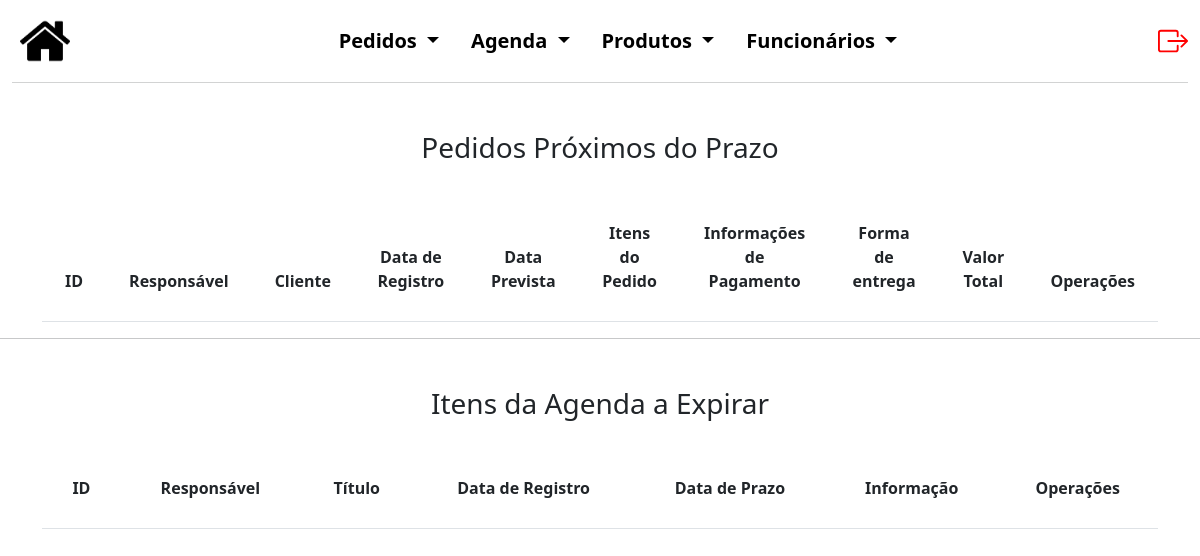
The app's page /admInicial.php (signed in), older data.
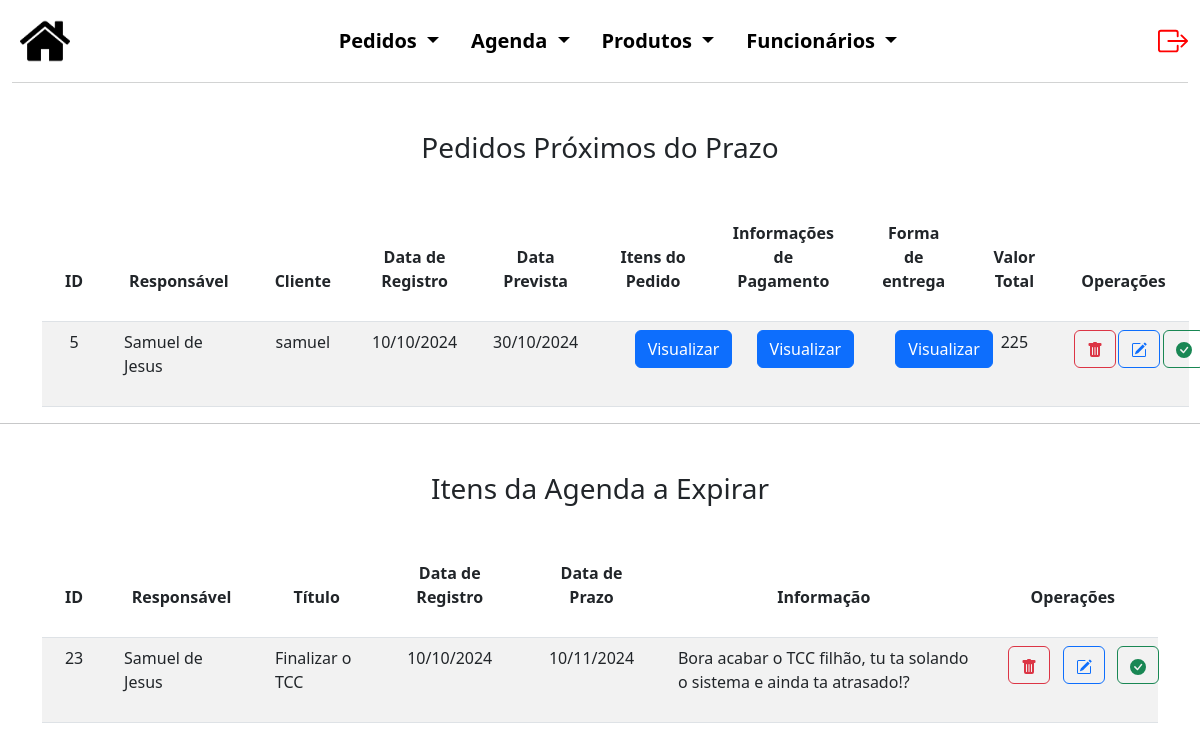
The same page, newer data.
### tables this page shows
CREATE TABLE `pedidos` (
  `codPed` int(5) NOT NULL,
  `cod_func` varchar(50) NOT NULL,
  `tipoPessoa` varchar(50) NOT NULL,
  `nomeCli` varchar(50) NOT NULL,
  `contato` varchar(50) NOT NULL,
  `descr` text NOT NULL,
  `dataPed` date NOT NULL,
  `dataPrev` date NOT NULL,
  `entrega` varchar(50) NOT NULL,
  `logradouro` varchar(50) NOT NULL,
  `numero` int(5) NOT NULL,
  `bairro` varchar(50) NOT NULL,
  `entrada` varchar(50) NOT NULL,
  `valorEnt` decimal(10,0) NOT NULL,
  `valorTotal` decimal(10,0) NOT NULL,
  `cod_itensPed` int(5) NOT NULL
);

CREATE TABLE `agenda` (
  `codAgend` int(5) NOT NULL,
  `cod_func` varchar(50) NOT NULL,
  `titulo` varchar(50) NOT NULL,
  `dataRegistro` date NOT NULL,
  `dataPrazo` date NOT NULL,
  `informacao` varchar(250) NOT NULL
);

### conexao.php (called while the page is built)
<?php
function novaConexao()
{
    $usuario = 'root';
    $senha = '';
    $database = 'digital_print';
    $host = 'localhost';
    try {
        $conexao = new PDO("mysql:host=$host;dbname=$database", $usuario, $senha);
        $conexao->setAttribute(PDO::ATTR_ERRMODE, PDO::ERRMODE_EXCEPTION);
        return $conexao;
    } catch (PDOException $e) {
        die("Falha ao conectar ao banco de dados: " . $e->getMessage());
    }
}
?>

### admInicial.php (the view, shortened to what this page needs)
<?php
require_once('./conexao.php');
$conexao = novaConexao();
$registrosAgenda = [];
$registrosPedido = [];
$erro = false;
try {
    $sql = "SELECT * FROM agenda WHERE dataPrazo BETWEEN CURDATE() AND DATE_ADD(CURDATE(), INTERVAL 31 DAY) ORDER BY dataPrazo ASC LIMIT 0, 5";
    $stmt = $conexao->prepare($sql);
    $stmt->execute();
    $registrosAgenda = $stmt->fetchAll(PDO::FETCH_ASSOC);
    $sql = "SELECT * FROM pedidos WHERE dataPrev BETWEEN CURDATE() AND DATE_ADD(CURDATE(), INTERVAL 31 DAY) ORDER BY dataPrev ASC LIMIT 0, 5";
    $stmt = $conexao->prepare($sql);
    $stmt->execute();
    $registrosPedido = $stmt->fetchAll(PDO::FETCH_ASSOC);
} catch (PDOException $e) {
    $erro = true;
    echo "Erro: " . $e->getMessage();
}
?>
<!DOCTYPE html>
<html lang="pt-br">
<head>
    <link href="https://cdn.jsdelivr.net/npm/bootstrap@5.3.0/dist/css/bootstrap.min.css" rel="stylesheet">
    <link rel="stylesheet" href="./style.css?v=1.3">
</head>
<body>
    <div class="container-fluid cabecalho">
        <nav class="navbar navbar-light navbar-expand-md" style="background-color: #FFFF;">
            <a class="nav justify-content-start m-2" href="#">
                <img src="./img/back.png">
            </a>
            <div class="collapse navbar-collapse justify-content-center" id="navegacao">
                <ul class="nav nav-pills justify-content-center listas">
                    <li class="nav-item dropdown">
                        <a class="nav-link dropdown-toggle cor_fonte" href="#" id="navbarDropdownMenuLink"
                            data-bs-toggle="dropdown" aria-haspopup="true" aria-expanded="false">
                            Pedidos
                        </a>
                    </li>
                    <li class="nav-item dropdown">
                        <a class="nav-link dropdown-toggle cor_fonte" href="#" id="navbarDropdownMenuLink"
                            data-bs-toggle="dropdown" aria-haspopup="true" aria-expanded="false">
                            Agenda
                        </a>
                    </li>
                    <li class="nav-item dropdown">
                        <a class="nav-link dropdown-toggle cor_fonte" href="#" id="navbarDropdownMenuLink"
                            data-bs-toggle="dropdown" aria-haspopup="true" aria-expanded="false">
                            Produtos
                        </a>
                    </li>
                    <li class="nav-item dropdown">
                        <a class="nav-link dropdown-toggle cor_fonte" href="#" id="navbarDropdownMenuLink"
                            data-bs-toggle="dropdown" aria-haspopup="true" aria-expanded="false">
                            Funcionários
                        </a>
                    </li>
                </ul>
            </div>
            <a href="./logout.php" class="nav-link justify-content-end" style="color: red;">
            </a>
        </nav>
    </div>
    <h3 class="text-center mb-5 mt-5">Pedidos Próximos do Prazo</h3>
    <?php if ($erro): ?>
        <div class="alert alert-danger" role="alert">
            Não foi possível carregar os dados.
        </div>
    <?php else: ?>
        <div class="container consContainer">
            <table class="table table-striped">
                <thead>
                    <tr>
                        <th>
                            <div class="row justify-content-center text-center titleCons">ID</div>
                        </th>
                        <th>
                            <div class="row justify-content-center text-center titleCons">
                                Responsável
                            </div>
                        </th>
                        <th>
                            <div class="row justify-content-center text-center titleCons">Cliente</div>
                        </th>
                        <th>
                            <div class="row justify-content-center text-center titleCons">Data de Registro</div>
                        </th>
                        <th>
                            <div class="row justify-content-center text-center titleCons">Data Prevista</div>
                        </th>
                        <th>
                            <div class="row justify-content-center text-center titleCons">Itens do Pedido</div>
                        </th>
                        <th>
                            <div class="row justify-content-center text-center titleCons">Informações de Pagamento</div>
                        </th>
                        <th>
                            <div class="row justify-content-center text-center titleCons">Forma de entrega</div>
                        </th>
                        <th>
                            <div class="row justify-content-center text-center titleCons">Valor Total</div>
                        </th>
                        <th>
                            <div class="row justify-content-center text-center titleCons">Operações</div>
                        </th>
                    </tr>
                </thead>
                <tbody>
                    <?php foreach ($registrosPedido as $registro): ?>
                        <td>
                            <div class="row justify-content-center registro">
                                <?php echo ($registro['codPed']); ?>
                            </div>
                        </td>
                        <td>
                            <div class="row justify-content-center registro">
                                <?php echo ($registro['cod_func']); ?>
                            </div>
                        </td>
                        <td>
                            <div class="row justify-content-center registro">
                                <?php echo ($registro['nomeCli']); ?>
                            </div>
                        </td>
                        <td>
                            <div class="row justify-content-center registro">
                                <?php echo (date('d/m/Y', strtotime($registro['dataPed']))); ?>
                            </div>
                        </td>
                        <td>
                            <div class="row justify-content-center registro">
                                <?php echo (date('d/m/Y', strtotime($registro['dataPrev']))); ?>
                            </div>
                        </td>
                        <td>
                            <div class="row justify-content-center btnVisu">
                                <div class="col-6">
                                    <form method="POST">
                                        <button type="submit" name="visuPedidos" class="btn btn-primary">Visualizar</button>
                                    </form>
                                </div>
                            </div>
                        </td>
                        <td>
                            <div class="row justify-content-center btnVisu">
                                <div class="col-6">
                                    <form method="POST">
                                        <button type="submit" name="visuPedidos" class="btn btn-primary">Visualizar</button>
                                    </form>
                                </div>
                            </div>
                        </td>
                        <td>
                            <div class="row justify-content-center btnVisu">
                                <div class="col-6">
                                    <form method="POST">
                                        <button type="submit" name="visuPedidos" class="btn btn-primary">Visualizar</button>
                                    </form>
                                </div>
                            </div>
                        </td>
                        <td>
                            <div class="row justify-content-center registro">
                                <?php echo ($registro['valorTotal']); ?>
                            </div>
                        </td>
                        <td>
                            <div class="row text-center justify-content-center operacoes">
                                <div class="col-3 oprBtn">
                                    <form method="POST">
                                        <button type="submit" name="delete" class="btn btn-outline-danger">
                                        </button>
                                    </form>
                                </div>
                                <div class="col-3 oprBtn">
                                    <form method="POST">
                                        <button type="submit" name="edit" class="btn btn-outline-primary">
                                        </button>
                                    </form>
                                </div>
                                <div class="col-3 oprBtn">
                                    <a class="btn btn-outline-success" href="editar.php?id=<?php echo $usuario['id']; ?>">
                                    </a>
                                </div>
                            </div>
                        </td>
                    <?php endforeach; ?>
                </tbody>
            </table>
        </div>
    <?php endif; ?>
    <hr>
    <h3 class="text-center mb-5 mt-5">Itens da Agenda a Expirar</h3>
    <?php if ($erro): ?>
        <div class="alert alert-danger" role="alert">
            Não foi possível carregar os dados.
        </div>
    <?php else: ?>
        <div class="container consContainer">
            <table class="table table-striped">
                <thead>
                    <tr>
                        <th>
                            <div class="row justify-content-center text-center titleCons">
                                ID
                            </div>
                        </th>
                        <th>
                            <div class="row justify-content-center text-center titleCons">
                                Responsável
                            </div>
                        </th>
                        <th>
                            <div class="row justify-content-center text-center titleCons">
                                Título
                            </div>
                        </th>
                        <th>
                            <div class="row justify-content-center text-center titleCons">
                                Data de Registro
                            </div>
                        </th>
                        <th>
                            <div class="row justify-content-center text-center titleCons">
                                Data de Prazo
                            </div>
                        </th>
                        <th>
                            <div class="row justify-content-center text-center titleCons">
                                Informação
                            </div>
                        </th>
                        <th>
                            <div class="row justify-content-center text-center titleCons">
                                Operações
                            </div>
                        </th>
                    </tr>
                </thead>
                <tbody>
                    <?php foreach ($registrosAgenda as $registro): ?>
                        <tr>
                            <td>
                                <div class="row justify-content-center registro">
                                    <?php echo ($registro['codAgend']); ?>
                                </div>
                            </td>
                            <td>
                                <div class="row justify-content-center registro">
                                    <?php echo ($registro['cod_func']); ?>
                                </div>
                            </td>
                            <td>
                                <div class="row justify-content-center registro">
                                    <?php echo ($registro['titulo']); ?>
                                </div>
                            </td>
                            <td>
                                <div class="row justify-content-center registro">
                                    <?php echo (date('d/m/Y', strtotime($registro['dataRegistro']))); ?>
                                </div>
                            </td>
                            <td>
                                <div class="row justify-content-center registro">
                                    <?php echo (date('d/m/Y', strtotime($registro['dataPrazo']))); ?>
                                </div>
                            </td>
                            <td>
                                <div class="row justify-content-center registro">
                                    <?php echo ($registro['informacao']); ?>
                                </div>
                            </td>
                            <td>
                                <div class="row text-center justify-content-center operacoes">
                                    <div class="col-3 oprBtn">
                                        <form method="POST">
                                            <button type="submit" name="delete" class="btn btn-outline-danger">
                                            </button>
                                        </form>
                                    </div>
                                    <div class="col-3 oprBtn">
                                        <form method="POST">
                                            <button type="submit" name="edit" class="btn btn-outline-primary">
                                            </button>
                                        </form>
                                    </div>
                                    <div class="col-3 oprBtn">
                                        <a class="btn btn-outline-success" href="editar.php?id=<?php echo $usuario['id']; ?>">
                                        </a>
                                    </div>
                                </div>
                            </td>
                        </tr>
                    <?php endforeach; ?>
                </tbody>
            </table>
        </div>
    <?php endif; ?>
</body>
</html>

### style.css (style rules this page uses)
.cabecalho { margin-bottom: 2%; }
.cor_fonte { color: black; font-weight: bold; text-decoration: none; font-size: 20px; }
.cabecalho img { height: 50px; }
#navbarDropdownMenuLink { background-color: #ffffff; }
nav { border-bottom: 1px solid rgb(210, 211, 211); }
.nav-item.dropdown .nav-link { color: black }
.row { margin-bottom: 20px; }
.consContainer { width: 100%; }
.titleCons { margin-left: 15px; margin-right: 15px; }
.oprBtn { margin-left: 5px; margin-right: 5px; }
.registro { margin-left: 10px; margin-right: 10px }

Row changes from the older to the newer data that the page shows:
added pedidos: codPed "5", cod_func "Samuel de Jesus", nomeCli "samuel", dataPed "10/10/2024", dataPrev "30/10/2024", valorTotal "225"
added agenda: codAgend "23", cod_func "Samuel de Jesus", titulo "Finalizar o TCC", dataRegistro "10/10/2024", dataPrazo "10/11/2024", informacao "Bora acabar o TCC filhão, tu ta solando o sistema e ainda ta atrasado!?"
